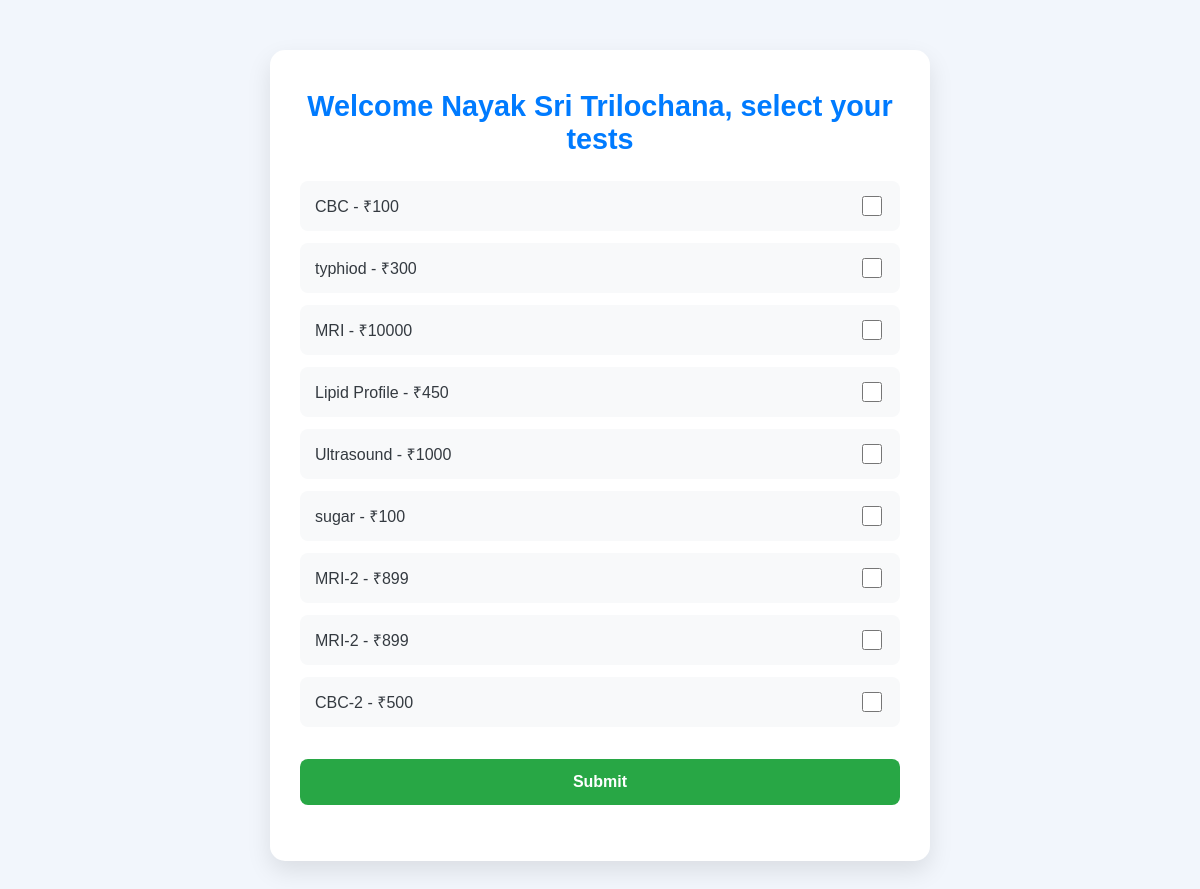
/patient/viewlabtest (signed in), run on the app's committed database.
### Register/models.py (models this page shows, shortened)
class Register_Master(models.Model):
    Reg_id=models.AutoField(primary_key=True)
    Name=models.CharField(max_length=30)
    Email=models.CharField(max_length=40,unique=True)
    Mob=models.CharField(max_length=30)
    Password=models.CharField(max_length=30)
    DOB=models.DateField(default=None)
    Gender=models.CharField(max_length=40)
    Address=models.CharField(max_length=100)
    Role_name=models.CharField(max_length=30)
    Status=models.IntegerField(default=0)

### Staff/models.py (models this page shows, shortened)
class Labratory_test(models.Model):
    test_id = models.AutoField(primary_key=True)
    test_name = models.CharField(max_length=30)
    test_Price = models.IntegerField(default=10)

### Patient/views.py (the view, shortened to what this page needs)
# urls.py: path('viewlabtest',viewlabtest,name='viewlabtest'),
def viewlabtest(request):
    email=request.session.get("email")
    logged_in_user=Register_Master.objects.get(Email=email)
    ob=Labratory_test.objects.all()
    return render(request,"viewlabtest.html",{"testdata":ob,"user":logged_in_user})

### Patient/templates/viewlabtest.html (shortened to what this page needs)
<div class="checklist-container">
    <div class="checklist-title">Welcome {{ user.Name|title }}, select your tests</div>
    <form method="post">
        {% for data in testdata %}
        <div class="checklist-item">
            <label>{{ data.test_name }} - ₹{{ data.test_Price }}</label>
            <input type="checkbox" name="selected_tests" value="{{ data.test_id }}">
        </div>
        {% endfor %}
        <button type="submit" class="submit-btn">Submit</button>
    </form>
</div>

### Patient/templates/viewlabtest.html (style rules this page uses)
.checklist-container { max-width: 600px; margin: 50px auto; background: #ffffff; padding: 40px 30px; border-radius: 15px; box-shadow: 0 10px 25px rgba(0,0,0,0.1); }
.checklist-title { font-size: 1.8rem; color: #007bff; font-weight: 700; margin-bottom: 25px; text-align: center; }
.checklist-item { display: flex; justify-content: space-between; align-items: center; background: #f8f9fa; padding: 12px 15px; margin-bottom: 12px; border-radius: 8px; transition: background 0.3s ease; }
.checklist-item label { margin: 0; font-weight: 500; color: #343a40; }
.checklist-item input[type="checkbox"] { width: 20px; height: 20px; accent-color: #007bff; cursor: pointer; }
.submit-btn { width: 100%; padding: 14px; border: none; border-radius: 8px; background-color: #28a745; color: white; font-size: 16px; font-weight: 600; cursor: pointer; margin-top: 20px; transition: background-color 0.3s ease; }

### data on the page
Register_Master: Name "Nayak Sri Trilochana"
Labratory_test: test_name "CBC", test_Price "100"
Labratory_test: test_name "typhiod", test_Price "300"
Labratory_test: test_name "MRI", test_Price "10000"
Labratory_test: test_name "Lipid Profile", test_Price "450"
Labratory_test: test_name "Ultrasound", test_Price "1000"
Labratory_test: test_name "sugar", test_Price "100"
Labratory_test: test_name "MRI-2", test_Price "899"
Labratory_test: test_name "MRI-2", test_Price "899"
Labratory_test: test_name "CBC-2", test_Price "500"
